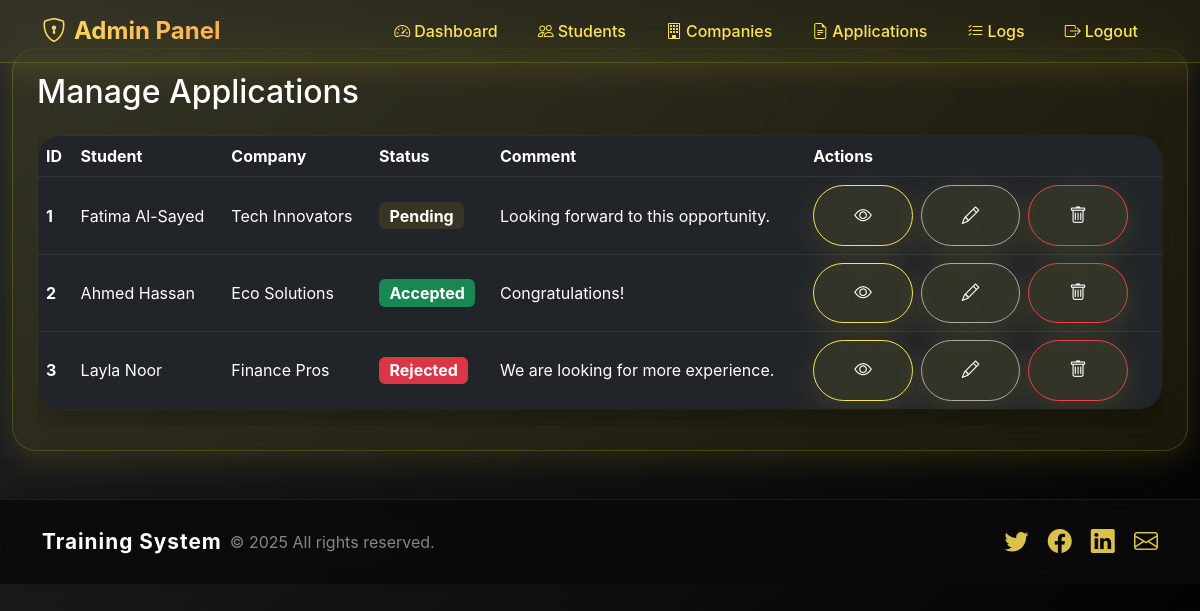
The page /?controller=admin&action=applications (signed in) on the database its author committed.
### tables this page shows
CREATE TABLE applications (
    id INT AUTO_INCREMENT PRIMARY KEY,
    student_id INT NOT NULL,
    company_id INT NOT NULL,
    status ENUM('pending', 'accepted', 'rejected') DEFAULT 'pending',
    comment TEXT,
    created_at TIMESTAMP DEFAULT CURRENT_TIMESTAMP,
    updated_at TIMESTAMP NULL,
    FOREIGN KEY (student_id) REFERENCES students(id) ON DELETE CASCADE,
    FOREIGN KEY (company_id) REFERENCES companies(id) ON DELETE CASCADE,
    INDEX idx_student (student_id),
    INDEX idx_company (company_id)
);

CREATE TABLE students (
    id INT AUTO_INCREMENT PRIMARY KEY,
    name VARCHAR(100) NOT NULL,
    email VARCHAR(100) NOT NULL UNIQUE,
    username VARCHAR(50) NOT NULL UNIQUE,
    password VARCHAR(255) NOT NULL,
    major VARCHAR(100) NOT NULL,
    city VARCHAR(100) NOT NULL,
    cv VARCHAR(255),
    linkedin VARCHAR(255),
    created_at TIMESTAMP DEFAULT CURRENT_TIMESTAMP
);

CREATE TABLE companies (
    id INT AUTO_INCREMENT PRIMARY KEY,
    name VARCHAR(100) NOT NULL,
    email VARCHAR(100) NOT NULL UNIQUE,
    username VARCHAR(50) NOT NULL UNIQUE,
    password VARCHAR(255) NOT NULL,
    field VARCHAR(100) NOT NULL,
    city VARCHAR(100) NOT NULL,
    description TEXT,
    website VARCHAR(255),
    logo VARCHAR(255),
    created_at TIMESTAMP DEFAULT CURRENT_TIMESTAMP
);

### app/controllers/AdminController.php (called while the page is built, shortened)
<?php
require_once __DIR__ . '/../models/Admin.php';
class AdminController {
    public function applications() {
        $adminModel = new Admin($GLOBALS['pdo']);
        $applications = $adminModel->getAllApplications();
        require __DIR__ . '/../views/admin/applications.php';
    }
}

### app/models/Admin.php (called while the page is built, shortened)
<?php
class Admin {
    private $pdo;
    public function __construct($pdo) {
        $this->pdo = $pdo;
    }
    public function getAllApplications() {
        $sql = "SELECT a.*, s.name AS student_name, c.name AS company_name FROM applications a JOIN students s ON a.student_id = s.id JOIN companies c ON a.company_id = c.id";
        return $this->pdo->query($sql)->fetchAll();
    }
}

### app/views/admin/applications.php (the view, shortened to what this page needs)
<?php
include __DIR__ . '/../layout/header.php';
?>
<div class="container-fluid py-5">
  <div class="glass-card p-4 mx-auto animate__animated animate__fadeInUp" style="max-width:1400px;">
    <h2 class="gradient-text mb-4 text-white">Manage Applications</h2>
    <div class="table-responsive d-flex justify-content-center">
      <table class="table table-dark align-middle glass-card animate__animated animate__fadeIn"
        style="background: rgba(0,0,0,0.85); border-radius: 1.5rem; box-shadow: 0 8px 32px rgba(0,0,0,0.25); overflow: hidden; border: 1px solid rgba(255,255,255,0.08); backdrop-filter: blur(20px); color: #fff;">
        <thead style="background: rgba(0,0,0,0.95);">
          <tr>
            <th class="text-white">ID</th>
            <th class="text-white">Student</th>
            <th class="text-white">Company</th>
            <th class="text-white">Status</th>
            <th class="text-white">Comment</th>
            <th class="text-white">Actions</th>
          </tr>
        </thead>
        <tbody>
          <?php foreach ($applications as $app): ?>
          <tr style="background: rgba(0,0,0,0.55); border-radius: 1rem; color: #fff; transition: background 0.2s;">
            <td class="text-white fw-bold align-middle"><?= $app['id'] ?></td>
            <td class="text-white align-middle"><?= htmlspecialchars($app['student_name']) ?></td>
            <td class="text-white align-middle"><?= htmlspecialchars($app['company_name']) ?></td>
            <td class="align-middle"><span class="badge bg-<?= $app['status'] === 'accepted' ? 'success' : ($app['status'] === 'rejected' ? 'danger' : 'warning') ?> text-white fw-bold" style="font-size:1rem;"> <?= ucfirst($app['status']) ?> </span></td>
            <td class="text-white align-middle"> <?= htmlspecialchars($app['comment']) ?> </td>
            <td class="align-middle">
              <div class="d-flex gap-2">
                <a href="?controller=admin&action=viewApp&id=<?= $app['id'] ?>" class="btn btn-sm btn-glass btn-outline-warning text-white" data-bs-toggle="tooltip" title="View details" style="border-color: #ffe259; color: #ffe259;"><i class="bi bi-eye"></i></a>
                <a href="?controller=admin&action=updateApp&id=<?= $app['id'] ?>" class="btn btn-sm btn-glass btn-outline-secondary text-white" data-bs-toggle="tooltip" title="Edit application" style="border-color: #aaa; color: #fff;"><i class="bi bi-pencil"></i></a>
                <button type="button" class="btn btn-sm btn-glass btn-outline-danger text-white" data-bs-toggle="modal" data-bs-target="#deleteAppModal<?= $app['id'] ?>" title="Delete application" style="border-color: #ef4444; color: #ef4444;"><i class="bi bi-trash"></i></button>
              </div>
            </td>
          </tr>
          <?php endforeach; ?>
        </tbody>
      </table>
    </div>
  </div>
</div>
<?php include __DIR__ . '/../layout/footer.php'; ?>

### public/assets/css/style.css (style rules this page uses)
* { margin:0;padding:0;box-sizing:border-box; }
body { font-family:'Poppins',sans-serif; background: linear-gradient(135deg,#667eea,#764ba2); color:#fff; min-height:100vh; overflow-x:hidden; }
.text-warning, .alert-warning, .table-warning, .badge.bg-warning, .gradient-text-yellow, .form-label, .message-content, .faq-question, .faq-question-fancy, .notification, .btn-outline-warning, .btn-primary-glass, .profile-avatar, .stat-icon, .application-icon, .text-yellow, .text-yellow-50, .bg-yellow, .bg-yellow-50, .text-warning-50, .bg-warning-50 { color: var(--bs-navbar-brand-color) !important; }
.bg-warning, .bg-warning-50, .bg-yellow, .bg-yellow-50, .alert-warning, .table-warning, .badge.bg-warning { background: rgba(255, 193, 7, 0.1) !important; border-color: rgba(255, 193, 7, 0.3) !important; }
table { background: transparent !important; color: #fff !important; }

### app/views/layout/header.php (style rules this page uses)
:root { --primary-gradient: linear-gradient(135deg, #232526 0%, #000000 100%); --secondary-gradient: linear-gradient(135deg, #ffe259 0%, #ffa751 100%); --glass-bg: rgba(255, 221, 51, 0.08); --glass-border: rgba(255, 221, 51, 0.18); --glass-shadow: 0 8px 32px rgba(255, 221, 51, 0.12); --text-light: #fffbe7; --text-dark: #232526; --accent-yellow: #ffe259; --accent-orange: #ffa751; --accent-black: #181818; }
body { background: var(--primary-gradient); min-height: 100vh; font-family: 'Inter', -apple-system, BlinkMacSystemFont, sans-serif; }
.btn-glass { background: var(--glass-bg); backdrop-filter: blur(20px); -webkit-backdrop-filter: blur(20px); border: 1px solid var(--glass-border); color: var(--accent-yellow); padding: 1rem 2.5rem; border-radius: 2rem; font-weight: 600; font-size: 1.1rem; transition: all 0.3s ease; box-shadow: var(--glass-shadow); position: relative; overflow: hidden; }
.btn-glass::before { content: ''; position: absolute; top: 0; left: -100%; width: 100%; height: 100%; background: linear-gradient(90deg, transparent, rgba(255,221,51,0.18), transparent); transition: left 0.5s; }
.glass-card { background: var(--glass-bg); backdrop-filter: blur(20px); -webkit-backdrop-filter: blur(20px); border: 1px solid var(--glass-border); border-radius: 1.5rem; box-shadow: var(--glass-shadow); padding: 2rem; transition: all 0.3s ease; }

### rows shown on the page
applications: id "1", student.name "Fatima Al-Sayed", company.name "Tech Innovators", status "Pending", comment "Looking forward to this opportunity."
applications: id "2", student.name "Ahmed Hassan", company.name "Eco Solutions", status "Accepted", comment "Congratulations!"
applications: id "3", student.name "Layla Noor", company.name "Finance Pros", status "Rejected", comment "We are looking for more experience."
